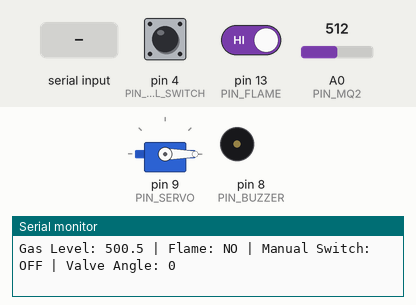
Recording of a sketch running on a simulated Arduino Uno, built with avr-gcc and run on an emulated ATmega328P. Parts: servo, buzzer (waves = sounding, pin HIGH), the last lines printed to the serial monitor. The inputs (shaded band) are chosen by the test bench; at power-on: pin 4 (PIN_MANUAL_SWITCH) HIGH, A0 (PIN_MQ2) = 512, pin 13 (PIN_FLAME) HIGH.

Above: at 2.9 s.
3.0 s: pin 4 (PIN_MANUAL_SWITCH) pulled LOW for 0.15 s
4.6 s: A0 (PIN_MQ2) set to 107
6.1 s: A0 (PIN_MQ2) set to 91
At 7.3 s:
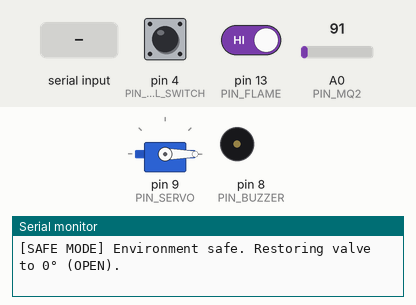
7.6 s: "SHUTOFF\n" received over Serial
At 8.3 s:
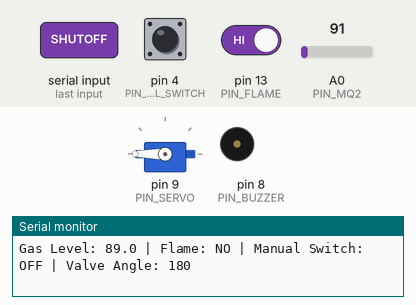
9.2 s: pin 13 (PIN_FLAME) driven LOW
At 10.3 s:
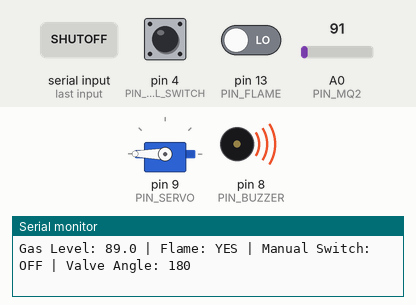
12.2 s: pin 13 (PIN_FLAME) driven HIGH
At 13.7 s:
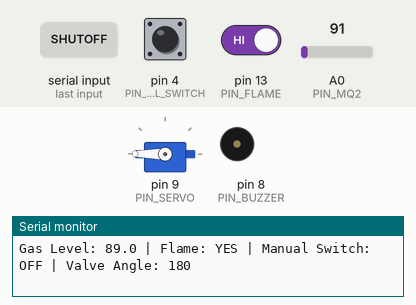
Timing chart, 0 to 14.7 s (numbered marks = the images above; inputs shaded):
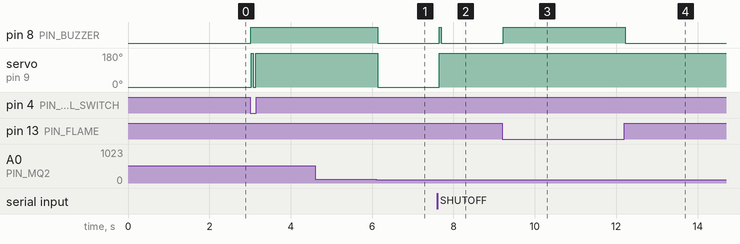

The sketch:

arduino_sensor_servo_controller.ino
```cpp
/*
  PipelineGuard — Arduino Controller (MQ-2, Flame Sensor & 180° Valve Servo)
  ==========================================================================
  Microcontroller: Arduino Uno / Nano
  Role:
    - Reads MQ-2 Gas Sensor on Analog Pin A0.
    - Reads Flame Sensor on Digital Pin 2 (Active LOW).
    - Controls Servo Motor on Pin 9:
        * 0 degrees   = Valve OPEN  (Normal operation)
        * 180 degrees = Valve CLOSED (Gas > 300 OR Flame detected)
    - Sends structured telemetry to ESP32 over SoftwareSerial (Pins 10 RX, 11 TX).

  WIRING CONNECTIONS (ARDUINO UNO):
  ---------------------------------
  1. MQ-2 Gas Sensor:
     - VCC  --> 5V
     - GND  --> GND
     - A0   --> Analog A0
     - D0   --> Not connected

  2. Flame Sensor Module:
     - VCC  --> 5V
     - GND  --> GND
     - DO   --> Digital Pin 2 (Outputs LOW when flame is detected)

  3. Servo Motor (SG90 / MG995 / MG996R):
     - VCC (Red)    --> 5V (or external 5V power supply)
     - GND (Brown)  --> GND (must share common GND with Arduino)
     - Signal (Orange/Yellow) --> Digital Pin 9

  4. Serial Connection to ESP32:
     - Arduino Pin 11 (TX) --> ESP32 GPIO 16 (RX2) [Use 1k/2k resistor voltage divider for 3.3V safety]
     - Arduino Pin 10 (RX) --> ESP32 GPIO 17 (TX2)
     - Arduino GND         --> ESP32 GND (MANDATORY common ground!)
*/

#include <Servo.h>
#include <SoftwareSerial.h>

// ---------- PIN DEFINITIONS ----------
const int PIN_MQ2           = A0;  // MQ-2 Analog Input
const int PIN_FLAME         = 13;  // Flame Sensor Digital Input (LOW = Flame Detected)
const int PIN_SERVO         = 9;   // Servo Signal Pin
const int PIN_BUZZER        = 8;   // Optional Buzzer / Indicator LED
const int PIN_MANUAL_SWITCH = 4;   // Manual Push Button / Switch (Pin 4 to GND)
const int PIN_SW_RX         = 10;  // SoftwareSerial RX (from ESP32 TX)
const int PIN_SW_TX         = 11;  // SoftwareSerial TX (to ESP32 RX)

// ---------- THRESHOLDS ----------
const float GAS_THRESHOLD = 100.0; // Gas level above 100 indicates leakage

// ---------- SERVO POSITIONS ----------
const int VALVE_OPEN_ANGLE   = 0;    // Normal operating condition
const int VALVE_CLOSED_ANGLE = 180;  // Emergency shutoff rotation

Servo valveServo;
SoftwareSerial espSerial(PIN_SW_RX, PIN_SW_TX); // RX, TX

bool isValveClosed = false;
bool manualShutoffHold = false;
unsigned long lastTelemetryTime = 0;
const unsigned long TELEMETRY_INTERVAL = 2000; // Send telemetry every 2 seconds

// Manual switch debounce state
int lastSwitchReading = HIGH;
int switchStableState = HIGH;
unsigned long lastSwitchDebounceTime = 0;
const unsigned long DEBOUNCE_DELAY_MS = 50;

void setup() {
  // Hardware Serial for USB Serial Monitor debugging
  Serial.begin(9600);

  // Software Serial to communicate with ESP32
  espSerial.begin(9600);

  // Pin Configurations
  pinMode(PIN_FLAME, INPUT_PULLUP);
  pinMode(PIN_BUZZER, OUTPUT);
  digitalWrite(PIN_BUZZER, LOW);

  // Manual switch pin with internal pullup
  pinMode(PIN_MANUAL_SWITCH, INPUT_PULLUP);

  // Initialize Servo
  valveServo.attach(PIN_SERVO);
  valveServo.write(VALVE_OPEN_ANGLE); // Start in OPEN position
  isValveClosed = false;
  manualShutoffHold = false;

  Serial.println(F("=================================================="));
  Serial.println(F(" PipelineGuard: Arduino Gas & Flame Controller   "));
  Serial.println(F(" Valve Servo: 0 deg (OPEN) -> 180 deg (CLOSED)   "));
  Serial.println(F(" Manual Switch: Pin 4 to GND (Active LOW)        "));
  Serial.println(F("=================================================="));
  delay(1500); // Allow sensor heater to stabilize
}

void loop() {
  // 1. Read Manual Switch with Debouncing
  int switchReading = digitalRead(PIN_MANUAL_SWITCH);
  if (switchReading != lastSwitchReading) {
    lastSwitchDebounceTime = millis();
  }

  if ((millis() - lastSwitchDebounceTime) > DEBOUNCE_DELAY_MS) {
    if (switchReading != switchStableState) {
      switchStableState = switchReading;
      if (switchStableState == LOW) {
        if (isValveClosed) {
          manualShutoffHold = false;
          valveServo.write(VALVE_OPEN_ANGLE);
          isValveClosed = false;
          digitalWrite(PIN_BUZZER, LOW);
          Serial.println(F("[MANUAL SWITCH] Toggled -> Valve 0° (OPEN)"));
        } else {
          manualShutoffHold = true;
          valveServo.write(VALVE_CLOSED_ANGLE);
          isValveClosed = true;
          digitalWrite(PIN_BUZZER, HIGH);
          Serial.println(F("[MANUAL SWITCH] Toggled -> Valve 180° (CLOSED)"));
        }
      }
    }
  }
  lastSwitchReading = switchReading;

  // 2. Read MQ-2 Sensor (0 - 1023 on Arduino ADC)
  int rawGas = analogRead(PIN_MQ2);
  // Scale 0-1023 to 0-1000 index
  float gasLevel = (float)rawGas * (1000.0 / 1023.0);

  // 3. Read Flame Sensor (Typical modules output LOW when flame detected)
  bool flameDetected = (digitalRead(PIN_FLAME) == LOW);

  // 4. Logic: Check for Gas Leakage (> 300) OR Flame Event (with 3s boot warmup filter)
  bool hazardDetected = (millis() > 3000) && ((gasLevel > GAS_THRESHOLD) || flameDetected);

  if (hazardDetected) {
    // Turn ON Alarm Indicator
    digitalWrite(PIN_BUZZER, HIGH);

    // Rotate Servo 180 degrees to shut off the gas valve
    if (!isValveClosed) {
      Serial.println(F(">>> HAZARD DETECTED! ROTATING SERVO TO 180° TO SHUT OFF VALVE! <<<"));
      valveServo.write(VALVE_CLOSED_ANGLE);
      isValveClosed = true;
    }
  } else {
    // SAFE MODE: Turn off buzzer and keep / restore valve to 0° (OPEN)
    digitalWrite(PIN_BUZZER, LOW);
    if (isValveClosed && !manualShutoffHold) {
      valveServo.write(VALVE_OPEN_ANGLE);
      isValveClosed = false;
      Serial.println(F("[SAFE MODE] Environment safe. Restoring valve to 0° (OPEN)."));
    }
  }

  // 5. Remote Commands from Hardware Serial or ESP32 SoftwareSerial
  auto handleCmd = [](String cmd) {
    cmd.trim();
    if (cmd == "SHUTOFF" || cmd == "OFF" || cmd == "CLOSE") {
      manualShutoffHold = true;
      valveServo.write(VALVE_CLOSED_ANGLE);
      isValveClosed = true;
      digitalWrite(PIN_BUZZER, HIGH);
    } else if (cmd == "OPEN" || cmd == "ON") {
      manualShutoffHold = false;
      valveServo.write(VALVE_OPEN_ANGLE);
      isValveClosed = false;
      digitalWrite(PIN_BUZZER, LOW);
    } else if (cmd == "TOGGLE") {
      isValveClosed = !isValveClosed;
      manualShutoffHold = isValveClosed;
      valveServo.write(isValveClosed ? VALVE_CLOSED_ANGLE : VALVE_OPEN_ANGLE);
      digitalWrite(PIN_BUZZER, isValveClosed ? HIGH : LOW);
    }
  };

  if (Serial.available() > 0) {
    handleCmd(Serial.readStringUntil('\n'));
  }
  if (espSerial.available() > 0) {
    handleCmd(espSerial.readStringUntil('\n'));
  }

  // 6. Send Periodic Telemetry to ESP32 and Serial Monitor
  if (millis() - lastTelemetryTime >= TELEMETRY_INTERVAL) {
    lastTelemetryTime = millis();

    // Print to PC Serial Monitor
    Serial.print(F("Gas Level: "));
    Serial.print(gasLevel, 1);
    Serial.print(F(" | Flame: "));
    Serial.print(flameDetected ? F("YES") : F("NO"));
    Serial.print(F(" | Manual Switch: "));
    Serial.print(switchReading == LOW ? F("ON") : F("OFF"));
    Serial.print(F(" | Valve Angle: "));
    Serial.println(isValveClosed ? 180 : 0);

    // Send formatted line to ESP32 over SoftwareSerial
    // Format: GAS,FLAME,VALVE_CLOSED,MANUAL_SWITCH (e.g. "320.5,1,1,0\n")
    espSerial.print(gasLevel, 1);
    espSerial.print(F(","));
    espSerial.print(flameDetected ? 1 : 0);
    espSerial.print(F(","));
    espSerial.print(isValveClosed ? 1 : 0);
    espSerial.print(F(","));
    espSerial.println(switchReading == LOW ? 1 : 0);
  }

  delay(50);
}
```

Measured:
- after the input at 6.1 s, pin 8 (PIN_BUZZER): HIGH → LOW at once; servo on pin 9 (PIN_SERVO): 180° → 0° at once
- after the input at 7.6 s, pin 8 (PIN_BUZZER): LOW → HIGH after 0.05 s, → LOW 0.05 s later; servo on pin 9 (PIN_SERVO): 0° → 180° after 0.05 s
- after the input at 9.2 s, pin 8 (PIN_BUZZER): LOW → HIGH at once
- after the input at 12.2 s, pin 8 (PIN_BUZZER): HIGH → LOW at once
